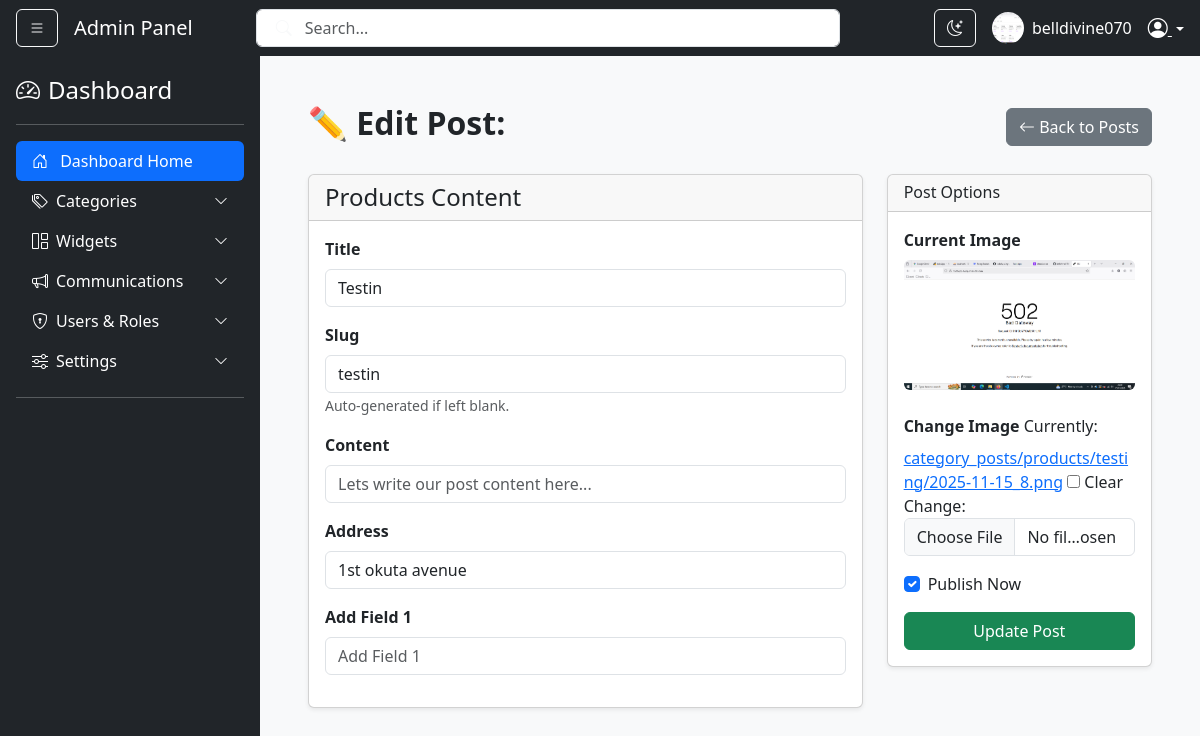
Page /bg-admin/category/products/edit/testin/ (signed in) on the committed database.
### users/models.py (models this page shows, shortened)
class CustomUser(AbstractBaseUser, PermissionsMixin):
    id = models.UUIDField(primary_key=True, default=uuid.uuid4, editable=False)
    email = models.EmailField(unique=True)
    username = models.CharField(max_length=150, unique=True)
    first_name = models.CharField(max_length=30)
    last_name = models.CharField(max_length=30)
    full_name = models.CharField(max_length=60, blank=True, null=True, editable=False)
    is_subscribed = models.BooleanField(default=True, verbose_name="Wants Newsletters")
    is_active = models.BooleanField(default=True)
    is_staff = models.BooleanField(default=False)
    is_manager = models.BooleanField(default=False)
    is_online = models.BooleanField(default=False)
    department = models.ForeignKey(Department, on_delete=models.SET_NULL, null=True, blank=True)
    date_joined = models.DateTimeField(default=timezone.now)
    role = models.ForeignKey('users.Role', on_delete=models.SET_NULL, null=True, blank=True, related_name='users')
    assigned_to = models.ForeignKey('self', on_delete=models.SET_NULL, null=True, blank=True, related_name='subordinates')
    region = models.CharField(max_length=50, blank=True, null=True)
    religion = models.CharField(max_length=50, blank=True, null=True)
    tribe = models.CharField(max_length=50, blank=True, null=True)
    ip_address = models.GenericIPAddressField(blank=True, null=True)
    racial_info = models.CharField(max_length=20, choices=[('black', 'Black'), ('white', 'White'), ('other', 'Other')], blank=True, null=True)
    profile_image = models.ImageField(upload_to='profile_images/', null=True, blank=True)
    USERNAME_FIELD = 'email'
    REQUIRED_FIELDS = ['username', 'first_name', 'last_name']
    objects = CustomUserManager()
    class Meta:
        verbose_name = 'Custom User'
        verbose_name_plural = 'Custom Users'

class Category(models.Model):
    title = models.CharField(max_length=100, unique=True)
    slug = models.SlugField(max_length=100, unique=True, blank=True)
    excerpt = models.TextField(blank=True, null=True)
    media_file = models.FileField(upload_to='category_media/{category}/', blank=True, null=True)
    child_fields = models.JSONField(default=list, blank=True)
    def __str__(self): return self.title
    class Meta:
        verbose_name = "Content Type (Category)"
        verbose_name_plural = "Content Types (Categories)"

class CategoryPost(models.Model):
    title = models.CharField(max_length=255)
    slug = models.SlugField(max_length=255, unique=True, blank=True)
    category = models.ForeignKey(Category, on_delete=models.CASCADE, related_name='posts')
    author = models.ForeignKey(settings.AUTH_USER_MODEL, on_delete=models.SET_NULL, null=True, blank=True)
    excerpt = models.TextField(blank=True, null=True)
    content = models.TextField(blank=True, null=True)
    tags = models.CharField(max_length=255, blank=True, null=True)
    address = models.CharField(max_length=255, blank=True, null=True)
    subtitle = models.CharField(max_length=255, blank=True, null=True)
    shortcodes = models.TextField(blank=True, null=True)
    image = models.ImageField(upload_to=cat_post_upload_path, blank=True, null=True)
    video = models.FileField(upload_to='cat_post_video/', blank=True, null=True)
    audio = models.FileField(blank=True, null=True)
    icon = models.CharField(max_length=70, blank=True, null=True)
    image_align = models.CharField(max_length=50, blank=True, null=True)
    btn_text = models.CharField(max_length=100, blank=True, null=True, default="Read More")
    btn_url = models.URLField(blank=True, null=True)
    event_date = models.DateTimeField(blank=True, null=True)
    progress = models.IntegerField(blank=True, null=True)
    addfield1 = models.CharField(max_length=255, blank=True, null=True)
    addfield2 = models.CharField(max_length=255, blank=True, null=True)
    addfield3 = models.CharField(max_length=255, blank=True, null=True)
    addfield4 = models.CharField(max_length=255, blank=True, null=True)
    is_published = models.BooleanField(default=True)
    created_at = models.DateTimeField(auto_now_add=True)
    updated_at = models.DateTimeField(auto_now=True)
    class Meta:
        ordering = ['category', '-created_at']

### users/views.py (the view, shortened to what this page needs)
# urls.py: path('category/<slug:category_slug>/edit/<slug:post_slug>/', views.PostEditView.as_view(), name='post_edit'),
class PostEditView(LoginRequiredMixin, UpdateView):
    model = CategoryPost
    form_class = DynamicCategoryPostForm
    template_name = 'categories/post_edit.html'
    slug_url_kwarg = 'post_slug'
    def get_form_kwargs(self):
        kwargs = super().get_form_kwargs()
        kwargs['category_instance'] = self.get_object().category.id
        return kwargs
    def get_context_data(self, **kwargs):
        context = super().get_context_data(**kwargs)
        context['category'] = self.object.category
        context['category_slug'] = self.object.category.slug
        return context

### users/forms.py
class DynamicCategoryPostForm(DynamicPostFormMixin, forms.ModelForm):
    class Meta:
        model = CategoryPost
        fields = list(POST_FIELD_CHOICES.keys()) + ['category']
        exclude = ['author', 'created_at', 'updated_at']
    def __init__(self, *args, **kwargs):
        cat_id = kwargs.pop('category_id', None)
        kwargs.pop('category_instance', None) # Remove this so super() doesn't see it
        super().__init__(*args, **kwargs)
        if self.instance and self.instance.pk and hasattr(self.instance, 'category'):
            cat_id = self.instance.category.id
        self.dynamic_init_logic(cat_id, Category, 'category')
        if 'category' in self.fields:
            self.fields['category'].required = False

### users/context_processors.py (called while the page is built)
def app_settings_processor(request):
    settings_dict = {}
    try:
        variables = AppVariable.objects.all().values('var_name', 'var_value')
        for var in variables:
            settings_dict[var['var_name']] = var['var_value']
    except Exception as e:
        print(f"Error loading AppVariables: {e}")
        settings_dict = {}
    return settings_dict

### users/forms.py (called while the page is built)
def get_field_label(field_name):
    return POST_FIELD_CHOICES.get(field_name, field_name.replace('_', ' ').title())

### users/templates/categories/post_edit.html (shortened to what this page needs)
{% extends "layout.html" %}
{% load static %}
{% load widget_tweaks %}
{% load category_tags %}
{% block content %}
<div class="container-fluid mt-4">
    <div class="d-flex justify-content-between align-items-center mb-4">
        <h2 class="fw-bold">✏️ Edit Post: {{ post.title }}</h2>
        <a href="{% url 'post_list_by_category' category_slug=category_slug %}" class="btn btn-secondary">
            <i class="bi bi-arrow-left"></i> Back to {{ category.name }} Posts
        </a>
    </div>
    <form method="post" enctype="multipart/form-data">
        <div class="row g-4">
            <div class="col-lg-8 order-lg-1 order-2">
                <div class="card shadow-sm">
                    <div class="card-header">
                        <h4 class="mb-0">{{ category }} Content</h4>
                    </div>
                    <div class="card-body">
                        <div class="mb-3">
                            <label class="form-label fw-bold">{{ form.title.label }}</label>
                            {% render_field form.title class="form-control" placeholder="Post title" %}
                        </div>
                        <div class="mb-3">
                            <label class="form-label fw-bold">{{ form.slug.label }}</label>
                            {% render_field form.slug class="form-control" placeholder="post-slug" %}
                            <small class="text-muted">Auto-generated if left blank.</small>
                        </div>
                        {% if form.content %}
                        <div class="mb-3">
                            <label class="form-label fw-bold">{{ form.content.label }}</label>
                            {% render_field form.content class="form-control" rows="6" %}
                        </div>
                        {% endif %}
                        {% if form.address %}
                        <div class="mb-3">
                            <label class="form-label fw-bold">{{ form.address.label }}</label>
                            {% render_field form.address class="form-control" placeholder="Address" %}
                        </div>
                        {% endif %}
                        {% if form.addfield1 %}
                        <div class="mb-3">
                            <label class="form-label fw-bold">{{ form.addfield1.label }}</label>
                            {% render_field form.addfield1 class="form-control" placeholder="Add Field 1" %}
                        </div>
                        {% endif %}
                    </div>
                </div>
            </div>
            <div class="col-lg-4 order-lg-2 order-1">
                <div class="card shadow-sm mb-4">
                    <div class="card-header">
                        <h6 class="mb-0">Post Options</h6>
                    </div>
                    <div class="card-body">
                        {% if form.instance.image %}
                        <div class="mb-3">
                            <label class="form-label fw-bold">Current Image</label>
                            <img src="{{ form.instance.image.url }}" class="img-fluid rounded mb-2">
                        </div>
                        {% endif %}
                        {% if form.image %}
                        <div class="mb-3">
                            <label class="form-label fw-bold">Change Image</label>
                            {% render_field form.image class="form-control" %}
                        </div>
                        {% endif %}
                        {% if form.is_published %}
                        <div class="form-check mb-3">
                            {% render_field form.is_published class="form-check-input" %}
                            <label class="form-check-label" for="{{ form.is_published.id_for_label }}">
                                Publish Now
                            </label>
                        </div>
                        {% endif %}
                        <button type="submit" class="btn btn-success w-100">
                            Update Post
                        </button>
                    </div>
                </div>
            </div>
        </div>
    </form>
</div>
{% endblock content %}

### users/templates/layout.html (shortened to what this page needs)
{% load static %}
<!DOCTYPE html>
<html lang="en">
<head>
    <link rel="stylesheet" href="https://cdn.jsdelivr.net/npm/bootstrap-icons@1.13.1/font/bootstrap-icons.min.css">
    <link href="https://cdn.jsdelivr.net/npm/bootstrap@5.3.2/dist/css/bootstrap.min.css" rel="stylesheet">
    <link rel="stylesheet" href="{% static 'users/css/jquery.datetimepicker.min.css' %}">
    <link rel="stylesheet" href="{% static 'users/css/style.css' %}">
</head>
<body id="mainBody">
    <nav id="navbar" class="navbar navbar-expand-lg navbar-dark bg-dark sticky-top px-3">
        <button class="btn btn-outline-light me-3" id="sidebarToggle">
            <i class="bi bi-list"></i>
        </button>
        <a class="navbar-brand" href="#">Admin Panel</a>
        <form class="d-none d-md-flex mx-auto w-50 position-relative" role="search">
            <input class="form-control ps-5" type="search" placeholder="Search..." aria-label="Search">
            <button class="btn position-absolute top-50 start-0 translate-middle-y ms-2 border-0 bg-transparent" type="submit">
                <i class="bi bi-search text-light"></i>
            </button>
        </form>
        <div class="ms-auto d-flex align-items-center">
            <button class="btn btn-outline-light me-3 d-none d-sm-block" id="darkModeToggle" title="Toggle theme">
                <i class="bi bi-moon-stars" id="moonIcon"></i>
            </button>
            <img src="{% if user.profile_image %}{{ user.profile_image.url }}{% else %}{% static 'images/default_profile.png' %}{% endif %}" alt="Profile" class="rounded-circle me-2" width="32" height="32">
            <span class="text-white me-3 d-none d-lg-inline">{{ user.username|default:"Admin" }}</span>
            <div class="dropdown">
                <a class="text-white dropdown-toggle" data-bs-toggle="dropdown" style="cursor: pointer;">
                    <i class="bi bi-person-circle fs-5"></i>
                </a>
            </div>
        </div>
    </nav>
    <div class="d-flex">
        <div id="sidebar" class="bg-dark text-white p-3">
            <a href="/" class="d-flex align-items-center mb-3 text-white text-decoration-none">
                <i class="bi bi-speedometer2 fs-4 me-2"></i>
                <span class="fs-4">Dashboard</span>
            </a>
            <hr class="border-light">
            <ul class="nav nav-pills flex-column mb-auto">
                <li class="nav-item">
                    <a href="{% url 'index' %}" class="nav-link text-white active">
                        <i class="bi bi-house-door me-2"></i> Dashboard Home
                    </a>
                </li>
                <li>
                    <a data-bs-toggle="collapse" href="#CategoryMenu" class="nav-link text-white d-flex align-items-center">
                        <i class="bi bi-tags me-2"></i> Categories
                        <i class="bi bi-chevron-down ms-auto small"></i>
                    </a>
                </li>
                <li>
                    <a data-bs-toggle="collapse" href="#WidgetMenu" class="nav-link text-white d-flex align-items-center">
                        <i class="bi bi-grid-1x2 me-2"></i> Widgets
                        <i class="bi bi-chevron-down ms-auto small"></i>
                    </a>
                </li>
                <li>
                    <a data-bs-toggle="collapse" href="#commMenu" class="nav-link text-white d-flex align-items-center">
                        <i class="bi bi-megaphone me-2"></i> Communications
                        <i class="bi bi-chevron-down ms-auto small"></i>
                    </a>
                </li>
                <li>
                    <a data-bs-toggle="collapse" href="#usersMenu" class="nav-link text-white d-flex align-items-center">
                        <i class="bi bi-shield-lock me-2"></i> Users & Roles
                        <i class="bi bi-chevron-down ms-auto small"></i>
                    </a>
                </li>
                <li>
                    <a data-bs-toggle="collapse" href="#settingsMenu" class="nav-link text-white d-flex align-items-center">
                        <i class="bi bi-sliders me-2"></i> Settings
                        <i class="bi bi-chevron-down ms-auto small"></i>
                    </a>
                </li>
            </ul>
            <hr class="border-light">
        </div>
        <main id="content" class="flex-grow-1 content-wrapper p-3 p-md-4 bg-light">
            <div class="container-fluid">
                {% block content %}{% endblock content %}
            </div>
        </main>
    </div>
</body>
</html>

### users/static/users/css/style.css (style rules this page uses)
:root { --sidebar-width: 260px; }
body { overflow-x: hidden; background-color: #f8f9fa; transition: background 0.3s; }
#sidebar { min-width: var(--sidebar-width); max-width: var(--sidebar-width); background: #212529; transition: all 0.3s ease; min-height: 100vh; }
#sidebar { width: 260px; transition: all 0.3s ease; }

### users/templates/layout.html (style rules this page uses)
.content-wrapper { transition: all 0.3s; width: 100%; }

### rows in the picture
CustomUser: profile_image (picture), username "belldivine070"
Category: title "Products"
CategoryPost: title "Testin", slug "testin", address "1st okuta avenue", instance.image (picture), is_published "☑"
